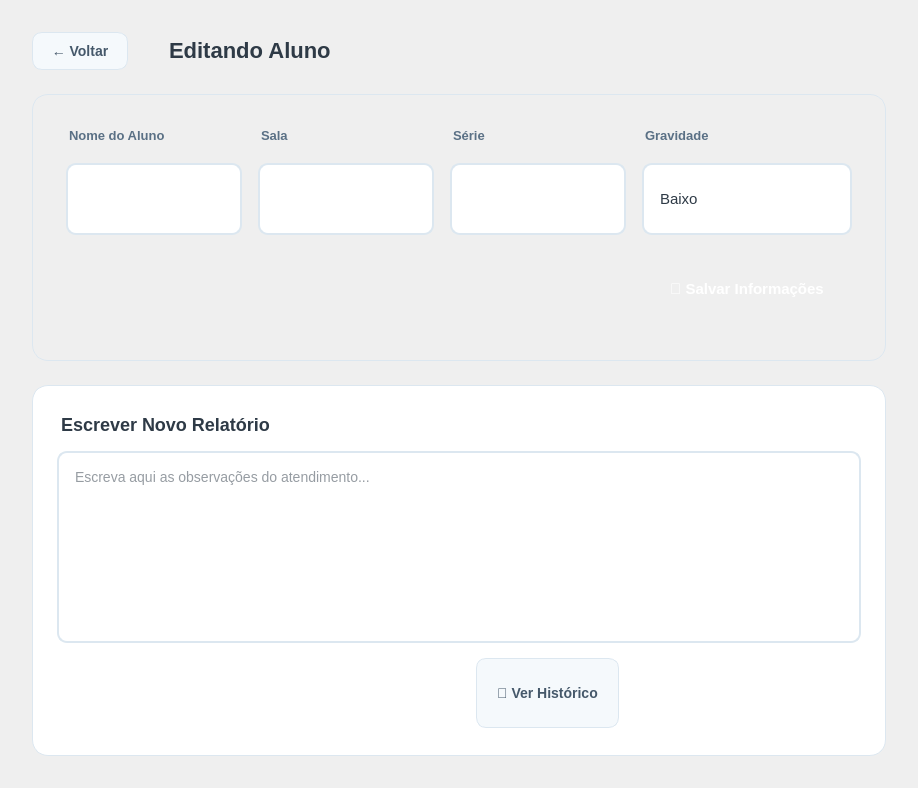
<?xml version="1.0" encoding="UTF-8"?>
<ui version="4.0">
 <class>EditarAlunoScreen</class>
 <widget class="QWidget" name="EditarAlunoScreen">
  <property name="styleSheet">
   <string notr="true">#EditarAlunoScreen { 
     background: qlineargradient(x1:0, y1:0, x2:1, y2:1, 
     stop:0 #EAF2F8, stop:1 #F6FAFC);
     font-family: 'Segoe UI', 'Nunito Sans', -apple-system, BlinkMacSystemFont, sans-serif;
   }</string>
  </property>
  <layout class="QVBoxLayout" name="verticalLayout">
   <property name="spacing"><number>24</number></property>
   <property name="leftMargin"><number>32</number></property>
   <property name="topMargin"><number>32</number></property>
   <property name="rightMargin"><number>32</number></property>
   <property name="bottomMargin"><number>32</number></property>

   <!-- Barra de topo: título + voltar -->
   <item>
    <layout class="QHBoxLayout" name="horizontalLayoutTopo">
     <item>
      <widget class="QPushButton" name="btnVoltar">
       <property name="text"><string>← Voltar</string></property>
       <property name="styleSheet">
        <string notr="true">QPushButton {
          background: #F5F9FC;
          color: #45586A;
          border: 1px solid #DCE7F0;
          border-radius: 10px;
          padding: 10px 18px;
          font-size: 14px;
          font-weight: 600;
        }
        QPushButton:hover { background: #EAF1F6; }</string>
       </property>
      </widget>
     </item>
     <item>
      <widget class="QLabel" name="labelTitulo">
       <property name="text"><string>&lt;b&gt;Editando Aluno&lt;/b&gt;</string></property>
       <property name="styleSheet">
        <string notr="true">QLabel {
          font-size: 22px;
          color: #2E3A46;
          padding-left: 12px;
        }</string>
       </property>
      </widget>
     </item>
     <item>
      <spacer name="spacerTopo">
       <property name="orientation"><enum>Qt::Orientation::Horizontal</enum></property>
       <property name="sizeHint" stdset="0"><size><width>40</width><height>20</height></size></property>
      </spacer>
     </item>
    </layout>
   </item>

   <!-- Card: Informações do aluno -->
   <item>
    <widget class="QFrame" name="frameInfo">
     <property name="styleSheet">
      <string notr="true">#frameInfo {
        background: qlineargradient(x1:0, y1:0, x2:1, y2:1, 
        stop:0 #FFFFFF, stop:1 #F5F9FC);
        border-radius: 16px;
        border: 1px solid #DCE7F0;
        padding: 24px;
      }</string>
     </property>
     <layout class="QGridLayout" name="gridLayoutInfo">
      <property name="spacing"><number>16</number></property>
      <item row="0" column="0">
       <widget class="QLabel" name="labelNome">
        <property name="text"><string>&lt;b&gt;Nome do Aluno&lt;/b&gt;</string></property>
        <property name="styleSheet"><string notr="true">QLabel { color: #5A7085; font-size: 13px; margin-bottom: 4px; }</string></property>
       </widget>
      </item>
      <item row="0" column="1">
       <widget class="QLabel" name="labelSala">
        <property name="text"><string>&lt;b&gt;Sala&lt;/b&gt;</string></property>
        <property name="styleSheet"><string notr="true">QLabel { color: #5A7085; font-size: 13px; margin-bottom: 4px; }</string></property>
       </widget>
      </item>
      <item row="0" column="2">
       <widget class="QLabel" name="labelSerie">
        <property name="text"><string>&lt;b&gt;Série&lt;/b&gt;</string></property>
        <property name="styleSheet"><string notr="true">QLabel { color: #5A7085; font-size: 13px; margin-bottom: 4px; }</string></property>
       </widget>
      </item>
      <item row="0" column="3">
       <widget class="QLabel" name="labelGravidade">
        <property name="text"><string>&lt;b&gt;Gravidade&lt;/b&gt;</string></property>
        <property name="styleSheet"><string notr="true">QLabel { color: #5A7085; font-size: 13px; margin-bottom: 4px; }</string></property>
       </widget>
      </item>
      <item row="1" column="0">
       <widget class="QLineEdit" name="inputNome">
        <property name="styleSheet">
         <string notr="true">QLineEdit {
           border: 2px solid #DCE7F0;
           border-radius: 10px;
           padding: 12px 16px;
           background-color: #FFFFFF;
           color: #2E3A46;
           font-size: 15px;
           min-height: 44px;
         }
         QLineEdit:focus { border: 2px solid #5B84A6; background-color: #F5F9FC; }</string>
        </property>
       </widget>
      </item>
      <item row="1" column="1">
       <widget class="QLineEdit" name="inputSala">
        <property name="styleSheet">
         <string notr="true">QLineEdit {
           border: 2px solid #DCE7F0;
           border-radius: 10px;
           padding: 12px 16px;
           background-color: #FFFFFF;
           color: #2E3A46;
           font-size: 15px;
           min-height: 44px;
         }
         QLineEdit:focus { border: 2px solid #5B84A6; background-color: #F5F9FC; }</string>
        </property>
       </widget>
      </item>
      <item row="1" column="2">
       <widget class="QLineEdit" name="inputSerie">
        <property name="styleSheet">
         <string notr="true">QLineEdit {
           border: 2px solid #DCE7F0;
           border-radius: 10px;
           padding: 12px 16px;
           background-color: #FFFFFF;
           color: #2E3A46;
           font-size: 15px;
           min-height: 44px;
         }
         QLineEdit:focus { border: 2px solid #5B84A6; background-color: #F5F9FC; }</string>
        </property>
       </widget>
      </item>
      <item row="1" column="3">
       <widget class="QComboBox" name="comboGravidade">
        <property name="styleSheet">
         <string notr="true">QComboBox {
           padding: 12px 16px;
           border-radius: 10px;
           border: 2px solid #DCE7F0;
           background-color: #FFFFFF;
           color: #2E3A46;
           font-size: 15px;
           min-height: 44px;
         }
         QComboBox:focus { border: 2px solid #5B84A6; background-color: #F5F9FC; }
         QComboBox::drop-down { border: none; width: 20px; }
         QComboBox::down-arrow {
           image: none;
           border-left: 5px solid transparent;
           border-right: 5px solid transparent;
           border-top: 8px solid #7C93A3;
         }
         QComboBox QAbstractItemView {
           border: 1px solid #DCE7F0;
           border-radius: 8px;
           background-color: white;
           selection-background-color: #5B84A6;
         }</string>
        </property>
        <item><property name="text"><string>Baixo</string></property></item>
        <item><property name="text"><string>Médio</string></property></item>
        <item><property name="text"><string>Grave</string></property></item>
       </widget>
      </item>
      <item row="2" column="3" alignment="Qt::AlignRight">
       <widget class="QPushButton" name="btnSalvar">
        <property name="text"><string>💾 Salvar Informações</string></property>
        <property name="styleSheet">
         <string notr="true">QPushButton {
           background: qlineargradient(x1:0, y1:0, x2:0, y2:1, 
           stop:0 #5B84A6, stop:1 #3E5E79);
           color: white;
           border-radius: 12px;
           padding: 14px 28px;
           font-weight: 600;
           font-size: 15px;
           border: none;
           min-height: 48px;
         }
         QPushButton:hover { 
           background: qlineargradient(x1:0, y1:0, x2:0, y2:1, 
           stop:0 #4C7191, stop:1 #2F4A60);
         }
         QPushButton:pressed { 
           background: qlineargradient(x1:0, y1:0, x2:0, y2:1, 
           stop:0 #3E5E79, stop:1 #2F4A60);
         }</string>
        </property>
       </widget>
      </item>
     </layout>
    </widget>
   </item>

   <!-- Card: Novo Relatório -->
   <item>
    <widget class="QFrame" name="frameRelatorio">
     <property name="sizePolicy">
      <sizepolicy hsizetype="Expanding" vsizetype="Expanding">
       <horstretch>0</horstretch>
       <verstretch>1</verstretch>
      </sizepolicy>
     </property>
     <property name="styleSheet">
      <string notr="true">#frameRelatorio {
        background: white;
        border-radius: 16px;
        border: 1px solid #DCE7F0;
      }</string>
     </property>
     <layout class="QVBoxLayout" name="layoutRelatorio">
      <property name="spacing"><number>12</number></property>
      <property name="leftMargin"><number>24</number></property>
      <property name="topMargin"><number>24</number></property>
      <property name="rightMargin"><number>24</number></property>
      <property name="bottomMargin"><number>24</number></property>
      <item>
       <widget class="QLabel" name="labelNovoRelatorio">
        <property name="text"><string>&lt;b&gt;Escrever Novo Relatório&lt;/b&gt;</string></property>
        <property name="styleSheet"><string notr="true">QLabel { 
          font-size: 18px; 
          color: #2E3A46; 
          padding: 4px 0px;
        }</string></property>
       </widget>
      </item>
      <item>
       <widget class="QTextEdit" name="textNovoRelatorio">
        <property name="sizePolicy">
         <sizepolicy hsizetype="Expanding" vsizetype="Expanding">
          <horstretch>0</horstretch>
          <verstretch>1</verstretch>
         </sizepolicy>
        </property>
        <property name="placeholderText"><string>Escreva aqui as observações do atendimento...</string></property>
        <property name="styleSheet">
         <string notr="true">QTextEdit {
           border: 2px solid #DCE7F0;
           border-radius: 10px;
           padding: 12px;
           background-color: #FFFFFF;
           color: #2E3A46;
           font-size: 14px;
         }
         QTextEdit:focus { border: 2px solid #5B84A6; }</string>
        </property>
       </widget>
      </item>
      <item>
       <layout class="QHBoxLayout" name="horizontalLayoutBotoesRelatorio">
        <item>
         <widget class="QLabel" name="labelStatusPdf">
          <property name="text"><string></string></property>
          <property name="styleSheet"><string notr="true">QLabel { color: #7C93A3; font-size: 12px; }</string></property>
          <property name="wordWrap"><bool>true</bool></property>
         </widget>
        </item>
        <item>
         <spacer name="spacerBotoes">
          <property name="orientation"><enum>Qt::Orientation::Horizontal</enum></property>
          <property name="sizeHint" stdset="0"><size><width>40</width><height>20</height></size></property>
         </spacer>
        </item>
        <item>
         <widget class="QPushButton" name="btnHistorico">
          <property name="text"><string>📖 Ver Histórico</string></property>
          <property name="styleSheet">
           <string notr="true">QPushButton {
             background: #F5F9FC;
             color: #45586A;
             border: 1px solid #DCE7F0;
             border-radius: 10px;
             padding: 12px 20px;
             font-size: 14px;
             font-weight: 600;
             min-height: 44px;
           }
           QPushButton:hover { background: #EAF1F6; }</string>
          </property>
         </widget>
        </item>
        <item>
         <widget class="QPushButton" name="btnSalvarRelatorio">
          <property name="text"><string>💾 Salvar Relatório (PDF)</string></property>
          <property name="styleSheet">
           <string notr="true">QPushButton {
             background: qlineargradient(x1:0, y1:0, x2:0, y2:1, 
             stop:0 #6FA98C, stop:1 #4B7A64);
             color: white;
             border-radius: 12px;
             padding: 14px 28px;
             font-weight: 600;
             font-size: 15px;
             border: none;
             min-height: 48px;
           }
           QPushButton:hover { 
             background: qlineargradient(x1:0, y1:0, x2:0, y2:1, 
             stop:0 #5C9179, stop:1 #3F6857);
           }
           QPushButton:pressed { 
             background: qlineargradient(x1:0, y1:0, x2:0, y2:1, 
             stop:0 #4B7A64, stop:1 #3F6857);
           }</string>
          </property>
         </widget>
        </item>
       </layout>
      </item>
     </layout>
    </widget>
   </item>
  </layout>
 </widget>
 <resources/>
 <connections/>
</ui>
